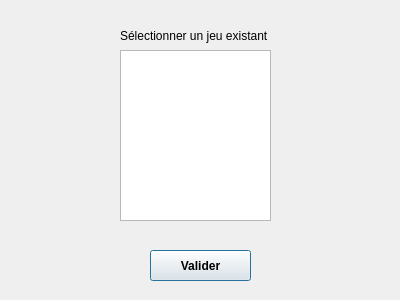
<?xml version="1.0" encoding="UTF-8"?>
<ui version="4.0">
 <class>formJeu</class>
 <widget class="QDialog" name="formJeu">
  <property name="geometry">
   <rect>
    <x>0</x>
    <y>0</y>
    <width>400</width>
    <height>300</height>
   </rect>
  </property>
  <property name="windowTitle">
   <string>Dialog</string>
  </property>
  <widget class="QLabel" name="label">
   <property name="geometry">
    <rect>
     <x>120</x>
     <y>20</y>
     <width>151</width>
     <height>31</height>
    </rect>
   </property>
   <property name="text">
    <string>Sélectionner un jeu existant :</string>
   </property>
  </widget>
  <widget class="QListWidget" name="listJeu">
   <property name="geometry">
    <rect>
     <x>120</x>
     <y>50</y>
     <width>151</width>
     <height>171</height>
    </rect>
   </property>
  </widget>
  <widget class="QPushButton" name="pushButton">
   <property name="geometry">
    <rect>
     <x>150</x>
     <y>250</y>
     <width>101</width>
     <height>31</height>
    </rect>
   </property>
   <property name="font">
    <font>
     <weight>75</weight>
     <bold>true</bold>
    </font>
   </property>
   <property name="text">
    <string>Valider</string>
   </property>
  </widget>
 </widget>
 <resources/>
 <connections/>
</ui>
